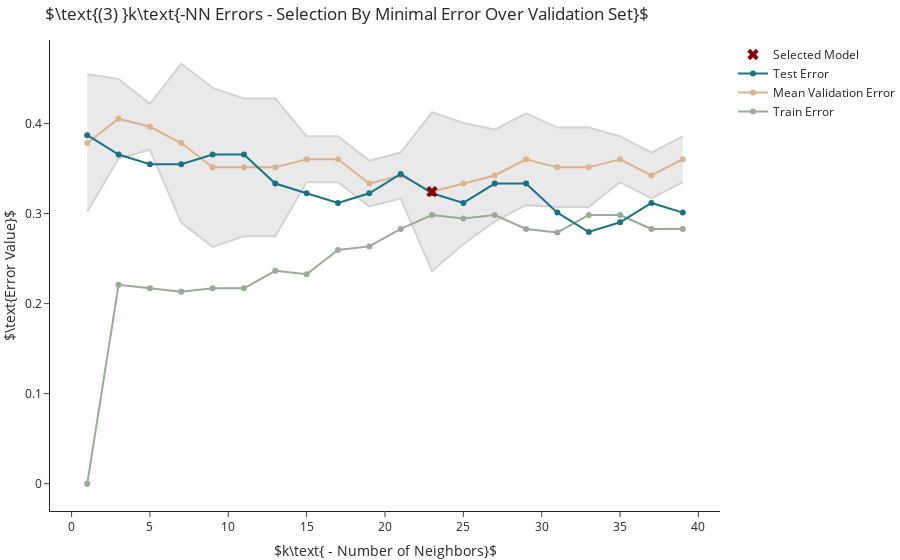

This figure's notebook cell:
### Markdown cell above
## $k$-Fold Cross Validation

In prepations for the next approach consider the following. Instead of using a single validation set, we can expand the above approach to use multiple validation sets. Then, we fit each model over the training set but evaluate its average performance over the different validation sets. We then select the model that achieved the lowest average error.

The following code splits the training set into 4 portions: a training set and 3 validation sets.

### Code cell
# Split training set into training and validation portions, and then 
# split validation portion into 3 validation sets
msk = np.random.binomial(1, .7, X_train.shape[0]).astype(bool)
X_train_smaller, y_train_smaller = X_train[msk], y_train[msk]

validations = np.array_split(np.argwhere(~msk), 3)
validations = [(X_train[v.ravel()], y_train[v.ravel()]) for v in validations]


# Train and evaluate models for all values of k
train_errors, test_errors, val_errors = [], [], [[] for _ in range(len(validations))]
for k in k_range:
    model = KNeighborsClassifier(k).fit(X_train_smaller, y_train_smaller)
    train_errors.append(1-model.score(X_train_smaller, y_train_smaller))
    test_errors.append(1-model.score(X_test, y_test))

    for i in range(len(validations)): 
        val_errors[i].append(1 - model.score(*validations[i]))
val_errors = np.array(val_errors)


# Select model with lowest training error
min_ind = np.argmin(val_errors.mean(axis=0))
selected_k = np.array(k_range)[min_ind]
selected_error = val_errors.mean(axis=0)[min_ind]
mean, std = np.mean(val_errors, axis=0), np.std(val_errors, axis=0)


# Select model with lowest training error
go.Figure([
    go.Scatter(name='Lower validation error', x=k_range, y=mean - 2*std, mode='lines', line=dict(color="lightgrey"), showlegend=False, fill=None),
    go.Scatter(name='Upper validation error', x=k_range, y=mean + 2*std, mode='lines', line=dict(color="lightgrey"), showlegend=False, fill="tonexty"), 

    go.Scatter(name='Train Error', x=k_range, y=train_errors, mode='markers+lines', marker_color='rgb(152,171,150)'),
    go.Scatter(name='Mean Validation Error', x=k_range, y=mean, mode='markers+lines', marker_color='rgb(220,179,144)'),
    go.Scatter(name='Test Error', x=k_range, y=test_errors, mode='markers+lines', marker_color='rgb(25,115,132)'), 
    go.Scatter(name='Selected Model', x=[selected_k], y=[selected_error], mode='markers', marker=dict(color='darkred', symbol="x", size=10))
]).update_layout(title=r"$\text{(3) }k\text{-NN Errors - Selection By Minimal Error Over Validation Set}$", 
                 xaxis_title=r"$k\text{ - Number of Neighbors}$", 
                 yaxis_title=r"$\text{Error Value}$").show()

### Figure 1 — Plotly figure (JSON) as saved in the notebook; plotly's stock layout.template omitted (floating-point values rounded to 4 significant figures)
{"data": [{"line": {"color": "lightgrey"}, "mode": "lines", "name": "Lower validation error", "showlegend": false, "x": [1, 3, 5, 7, 9, 11, 13, 15, 17, 19, 21, 23, 25, 27, 29, 31, 33, 35, 37, 39], "y": [0.3019, 0.3613, 0.3709, 0.2901, 0.2631, 0.2749, 0.2749, 0.3349, 0.3349, 0.3079, 0.3169, 0.2361, 0.2659, 0.2914, 0.3094, 0.3072, 0.3072, 0.3349, 0.3169, 0.3349], "type": "scatter"}, {"fill": "tonexty", "line": {"color": "lightgrey"}, "mode": "lines", "name": "Upper validation error", "showlegend": false, "x": [1, 3, 5, 7, 9, 11, 13, 15, 17, 19, 21, 23, 25, 27, 29, 31, 33, 35, 37, 39], "y": [0.4548, 0.4495, 0.4219, 0.4666, 0.4396, 0.4278, 0.4278, 0.3858, 0.3858, 0.3588, 0.3678, 0.4126, 0.4008, 0.3933, 0.4113, 0.3955, 0.3955, 0.3858, 0.3678, 0.3858], "type": "scatter"}, {"marker": {"color": "rgb(152,171,150)"}, "mode": "markers+lines", "name": "Train Error", "x": [1, 3, 5, 7, 9, 11, 13, 15, 17, 19, 21, 23, 25, 27, 29, 31, 33, 35, 37, 39], "y": [0.0, 0.2209, 0.2171, 0.2132, 0.2171, 0.2171, 0.2364, 0.2326, 0.2597, 0.2636, 0.2829, 0.2984, 0.2946, 0.2984, 0.2829, 0.2791, 0.2984, 0.2984, 0.2829, 0.2829], "type": "scatter"}, {"marker": {"color": "rgb(220,179,144)"}, "mode": "markers+lines", "name": "Mean Validation Error", "x": [1, 3, 5, 7, 9, 11, 13, 15, 17, 19, 21, 23, 25, 27, 29, 31, 33, 35, 37, 39], "y": [0.3784, 0.4054, 0.3964, 0.3784, 0.3514, 0.3514, 0.3514, 0.3604, 0.3604, 0.3333, 0.3423, 0.3243, 0.3333, 0.3423, 0.3604, 0.3514, 0.3514, 0.3604, 0.3423, 0.3604], "type": "scatter"}, {"marker": {"color": "rgb(25,115,132)"}, "mode": "markers+lines", "name": "Test Error", "x": [1, 3, 5, 7, 9, 11, 13, 15, 17, 19, 21, 23, 25, 27, 29, 31, 33, 35, 37, 39], "y": [0.3871, 0.3656, 0.3548, 0.3548, 0.3656, 0.3656, 0.3333, 0.3226, 0.3118, 0.3226, 0.3441, 0.3226, 0.3118, 0.3333, 0.3333, 0.3011, 0.2796, 0.2903, 0.3118, 0.3011], "type": "scatter"}, {"marker": {"color": "darkred", "size": 10, "symbol": "x"}, "mode": "markers", "name": "Selected Model", "x": [23], "y": [0.3243], "type": "scatter"}], "layout": {"title": {"text": "$\\text{(3) }k\\text{-NN Errors - Selection By Minimal Error Over Validation Set}$"}, "xaxis": {"title": {"text": "$k\\text{ - Number of Neighbors}$"}}, "yaxis": {"title": {"text": "$\\text{Error Value}$"}}}}
